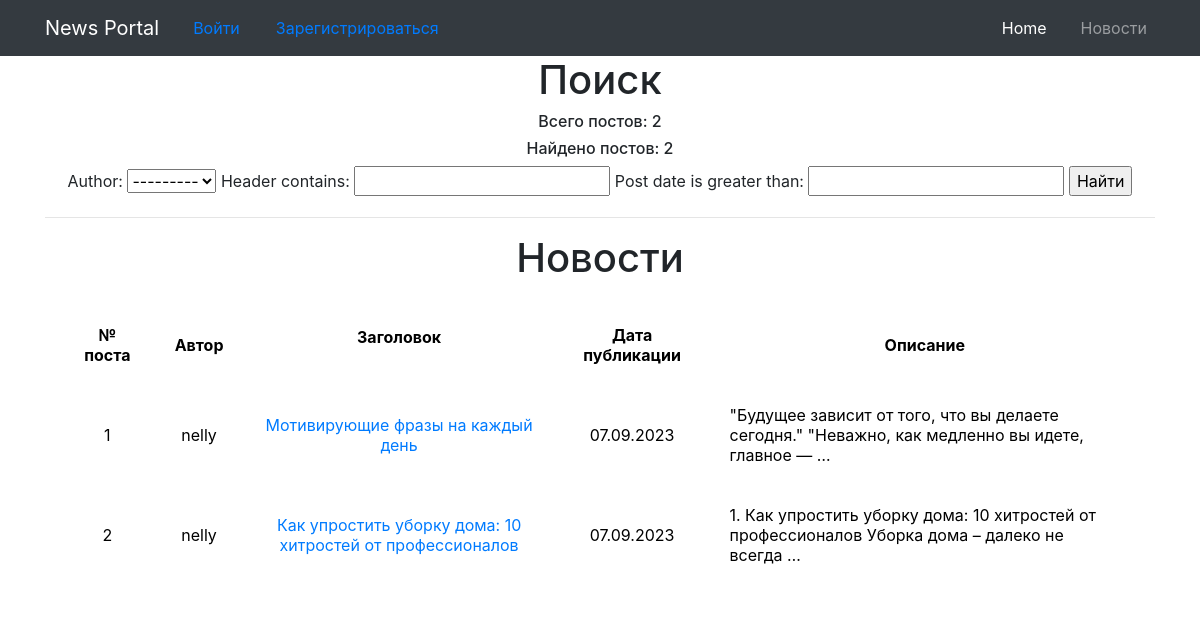
Page /news/ on the committed database.
### newsapp/models.py (models this page shows, shortened)
class Post(models.Model):
    author = models.ForeignKey(User, on_delete=models.CASCADE)
    header = models.CharField(max_length=100, blank=False)
    body = models.CharField(max_length=8000, blank=True)
    post_date = models.DateField(default=timezone.now)

### newsapp/views.py (the view)
# urls.py: path('', PostListView.as_view(), name='post_list'),
class PostListView(FilteredPostListView):
    filterset_class = PostFilterSet
    paginate_by = 10

### newsapp/templatetags/custom_template_funcs.py (called while the page is built)
@register.filter(name='censor')
def censor(value, arg):
    for i in value.split():
        if i.lower() in black_list:
            value = value.replace(i, arg)
    return value

### newsapp/views.py (called while the page is built)
    def get_context_data(self, **kwargs):
        context = super().get_context_data(**kwargs)
        context['post_search'] = self.filterset  # объявляем для шаблона способ обращения к отфильтрованному queryset
        context['all_news_count'] = Post.objects.all().count()
        context['posts_found'] = self.get_queryset().count()
        return context

    def get_queryset(self):
        queryset = super().get_queryset().order_by('post_date', 'id')
        self.filterset = self.filterset_class(self.request.GET, queryset=queryset)
        return self.filterset.qs.all()

### templates/newsapp/post_list.html (shortened to what this page needs)
  {% extends 'flatpages/default.html' %}
  {% load custom_template_funcs %}
  {% block content %}
  <h1>Поиск</h1>
  <h6>Всего постов: {{ all_news_count }}</h6>
  <h6>Найдено постов: {{ posts_found }}</h6>
  <form method="GET">
      {{ post_search.form }}
      <input type="submit" value="Найти">
  </form>
  <hr>
  {% load my_tags %}
  {% if object_list %}
  <h1>Новости</h1>
      <table>
          <tr>
              <td valign="top" align="center"><b>№ поста</b></td>
              <td align="center"><b>Автор</b></td>
              <td align="center"><b>Заголовок<p></b></td>
              <td align="center"><b>Дата публикации</b></td>
              <td align="center"><b>Описание </b></td>
          </tr>
          {% for post in object_list %}
          <tr>
              <td align="center">{{ post.id }}</td>
              <td align="center">{{ post.author }}</td>
              <td align="center">
                  <a href="{% url 'post_details' post.id %}">
                      {{ post.header|default:"Без заголовка"|censor:'***' }}
                  </a>
              </td>
              <td align="center">{{ post.post_date|default:"Без даты"|date:'d.m.Y' }}</td>
              <td>
                  {{ post.body|censor:'***'|truncatewords:15 }}
              </td>
          {% endfor %}
          </tr>
      </table>
  {% else %}
  <h2>
      Новостей нет!
  </h2>
  {% endif %}
  <br>
  {% endblock content %}

### templates/newsapp/post_list.html (style rules this page uses)
TABLE { background: rgb(255, 255, 255); border: 5px double #ffffff; color: black; width: 100%; border: 1px solid rgb(255, 255, 255); border-spacing: 7px 5px; padding: 10px; }
TD, TH { border: 30px solid rgba(255, 255, 255, 0.1); padding: 5px; }
h2, h1 { text-align: center; }

### rows in the picture
Post: id "1", author "nelly", header|censor "Мотивирующие фразы на каждый день", post_date "07.09.2023", body|censor "\"Будущее зависит от того, что вы делаете сегодня.\" \"Неважно, как медленно вы идете, главное — …"
Post: id "2", author "nelly", header|censor "Как упростить уборку дома: 10 хитростей от профессионалов", post_date "07.09.2023", body|censor "1. Как упростить уборку дома: 10 хитростей от профессионалов Уборка дома – далеко не всегда …"

### other values in the picture
{{ all_news_count }} "2"
{{ posts_found }} "2"
